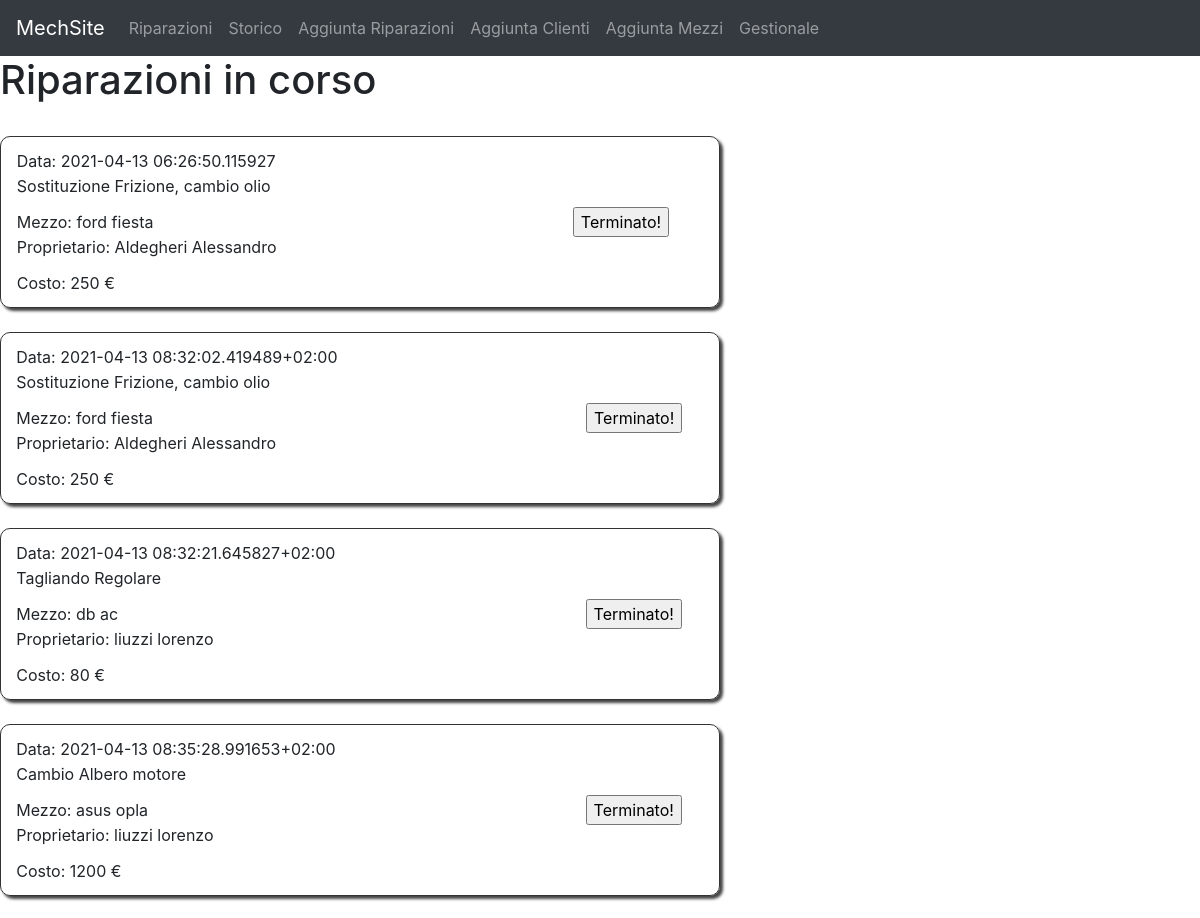
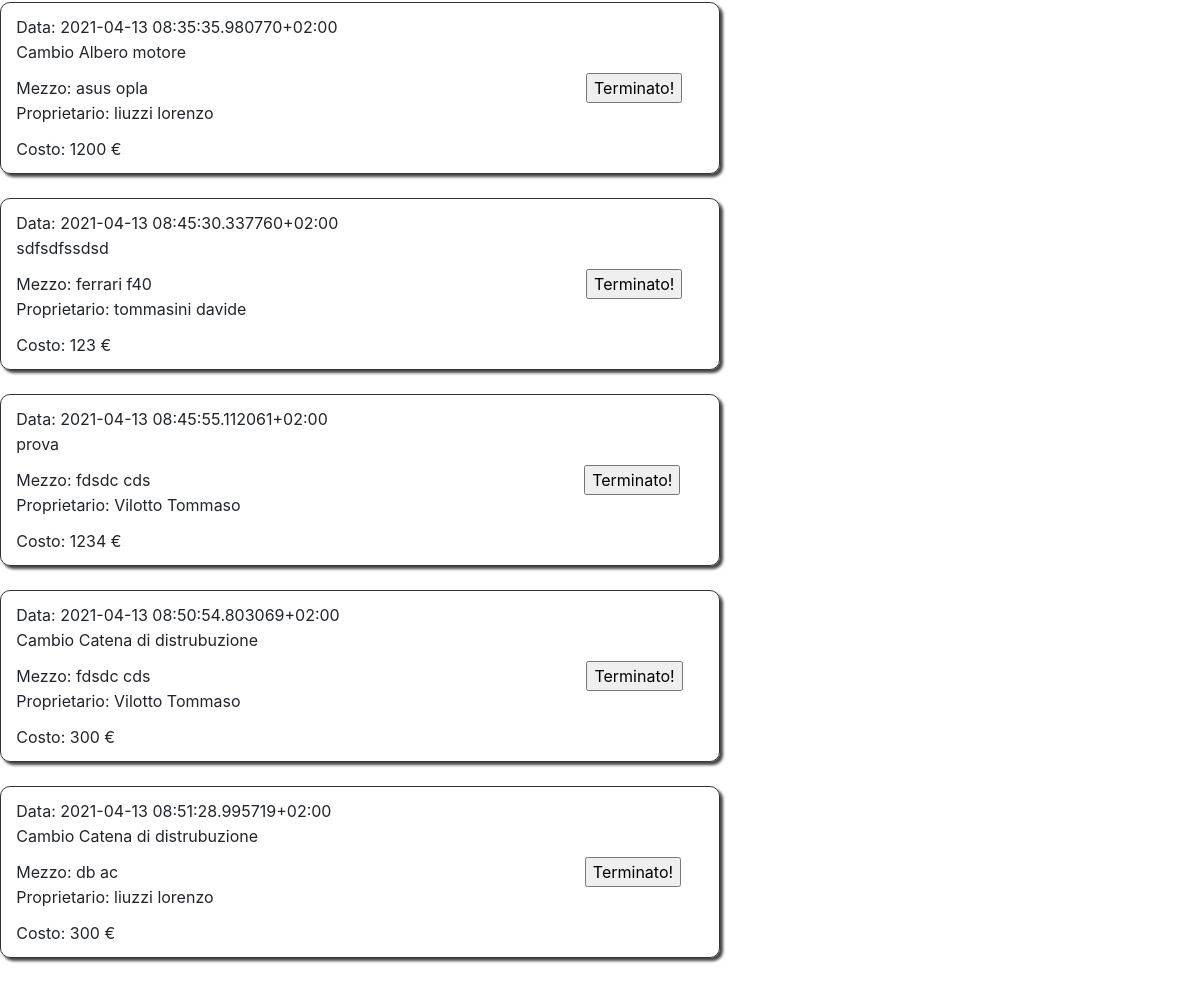
Page /riparazioni (signed in) on the earlier database version (2 pictures, top to bottom).
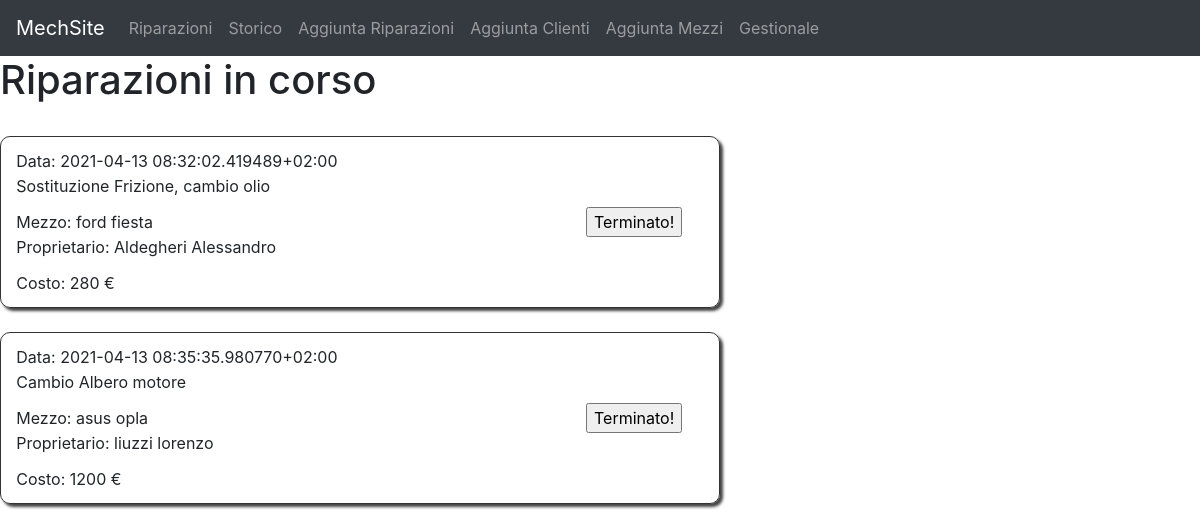
Same page on the later database version.
### __init__.py (models this page shows, shortened)
class Riparazioni(db.Model):
    _id = db.Column("id", db.Integer, primary_key=True)
    stato = db.Column("stato", db.Boolean, default=False)
    inizio = db.Column("inizio", db.String(30))
    fine = db.Column("fine", db.String(30))
    prezzo = db.Column("prezzo", db.String(10))
    descrizione = db.Column("descrizione", db.String(50))
    targamezzo = db.Column("targamezzo", db.String(20), db.ForeignKey('mezzi.targa'), nullable=False)

class Mezzi(db.Model):
    targa = db.Column("targa", db.String(10), primary_key=True)
    marca = db.Column("marca", db.String(30))
    modello = db.Column("modello", db.String(30))
    cilindrata = db.Column("cilindrata", db.String(10))
    potenza = db.Column("potenza", db.String(10))
    cfcliente = db.Column("cfcliente", db.String(20), db.ForeignKey('clienti.cf'), nullable=False)
    riparazione = db.relationship("Riparazioni", backref="mezzi", lazy=True)

class Clienti(db.Model):
    cf = db.Column("cf", db.String(16), primary_key=True)
    nome = db.Column("nome", db.String(30))
    cognome = db.Column("cognome", db.String(30))
    ntelefono = db.Column("ntelefono", db.String(10))
    email = db.Column("email", db.String(100))
    password = db.Column("password", db.String(20))
    mecchina = db.relationship("Mezzi", backref="clienti", lazy=True)

### __init__.py (the view)
@app.route("/riparazioni", methods=["GET", "POST"])
def riparazioni():
    if "pass" in session:
        tz = pytz.timezone("Europe/Rome")
        riparazioniincorso = Clienti.query.join(Mezzi, Clienti.cf==Mezzi.cfcliente).join(Riparazioni, Mezzi.targa==Riparazioni.targamezzo).add_columns(Riparazioni.inizio, Riparazioni.descrizione, Riparazioni.prezzo, Riparazioni._id, Mezzi.marca, Mezzi.modello, Clienti.nome, Clienti.cognome).filter_by(fine="in corso...").all()
        if request.method == "POST":
            ids = Riparazioni.query.filter_by(fine="in corso...").all()
            for i in ids:
                if str(i._id) in request.form:
                    riparazione = Riparazioni.query.filter_by(_id=i._id).first()
                    ricevente = Clienti.query.join(Mezzi, Clienti.cf==Mezzi.cfcliente).join(Riparazioni, Mezzi.targa==Riparazioni.targamezzo).add_columns( Riparazioni._id, Mezzi.marca, Mezzi.modello, Clienti.email, Clienti.nome, Clienti.cognome, Riparazioni.prezzo).filter_by(_id=i._id).first()
                    riparazione.stato=True
                    riparazione.fine=datetime.now(tz)
                    db.session.commit()
                    break
            riparazioniincorso = Clienti.query.join(Mezzi, Clienti.cf==Mezzi.cfcliente).join(Riparazioni, Mezzi.targa==Riparazioni.targamezzo).add_columns(Riparazioni.inizio, Riparazioni.descrizione, Riparazioni.prezzo, Riparazioni._id, Mezzi.marca, Mezzi.modello, Clienti.nome, Clienti.cognome).filter_by(fine="in corso...").all()
            return render_template("riparazioni.html", listariparazioniincorso=riparazioniincorso)
        else:
            return render_template("riparazioni.html", listariparazioniincorso=riparazioniincorso)
    else:
        return redirect(url_for("home"))

### templates/riparazioni.html (shortened to what this page needs)
{% extends "template.html" %}
{% block pagecontent %}
<h1>Riparazioni in corso</h1>
<br>
{% for item in listariparazioniincorso%}
<div class="shadowbox">
    <table class="tab">
            <td>
                    <td>
                        <div class="int">
                            <p>Data: {{item.inizio}}</p>
                            <p>{{item.descrizione}}</p>
                        </div>
                        <div class="int">
                            <p>Mezzo: {{item.marca}} {{item.modello}}</p>
                            <p>Proprietario: {{item.cognome}} {{item.nome}}</p>
                        </div>
                        <div class="int">
                            <p>Costo: {{item.prezzo}} €</p>
                        </div>
            </td>
            <td>
              <form action="" method="post">
                <input type="submit" name={{item._id}} value="Terminato!">
              </form>
            </td>
    </table>
</div>
<br>
{%endfor%}
{%endblock %}

### templates/template.html (shortened to what this page needs)
<!DOCTYPE html>
<html lang="it" dir="ltr">
  <head>
    <link rel="stylesheet" href="https://stackpath.bootstrapcdn.com/bootstrap/4.3.1/css/bootstrap.min.css">
    <link rel="stylesheet" href="{{ url_for('static', filename='style.css')}}"
    <meta charset="utf-8">
  </head>
  <body>
      <nav class="navbar navbar-expand-lg navbar-dark bg-dark">
      <a class="navbar-brand" href="/riparazioni">MechSite</a>
      <div class="collapse navbar-collapse" id="navbarNav">
        <ul class="navbar-nav">
          <li class="nav-item">
            <a class="nav-link" href="/riparazioni">Riparazioni</a>
          </li>
          <li class="nav-item">
            <a class="nav-link" href="/storico">Storico</a>
          </li>
        <li class="nav-item">
          <a class="nav-link" href="/aggiuntariparazioni">Aggiunta Riparazioni</a>
        </li>
        <li class="nav-item">
          <a class="nav-link" href="/aggiuntaclienti">Aggiunta Clienti</a>
        </li>
        <li class="nav-item">
          <a class="nav-link" href="/aggiuntamezzi">Aggiunta Mezzi</a>
        </li>
        <li class="nav-item">
          <a class="nav-link" href="/gestionale">Gestionale</a>
        </li>
      </ul>
    </div>
  </nav>
    {% block pagecontent %}{% endblock %}
</body>
</html>

### static/style.css (style rules this page uses)
body { background-color: white; }
.shadowbox p { margin: 1px; }
.shadowbox { width: 60%; text-align: left; border: 1px solid #333; box-shadow: 3px 3px 3px #444; padding: 5px 5px; border-radius: 10px; }
.int { width: 100%; text-align: left; padding: 5px 5px; }
.tab { text-align: center; width: 100%; }

Differences in the rows shown:
removed Riparazioni: inizio "2021-04-13 06:26:50.115927", descrizione "Sostituzione Frizione, cambio olio", marca "ford", modello "fiesta", cognome "Aldegheri", nome "Alessandro", prezzo "250"
no longer on this page (row unchanged): Riparazioni: inizio "2021-04-13 08:32:21.645827+02:00", descrizione "Tagliando Regolare", marca "db", modello "ac", cognome "liuzzi", nome "lorenzo", prezzo "80"
removed Riparazioni: inizio "2021-04-13 08:35:28.991653+02:00", descrizione "Cambio Albero motore", marca "asus", modello "opla", cognome "liuzzi", nome "lorenzo", prezzo "1200"
removed Riparazioni: inizio "2021-04-13 08:45:30.337760+02:00", descrizione "sdfsdfssdsd", marca "ferrari", modello "f40", cognome "tommasini", nome "davide", prezzo "123"
removed Riparazioni: inizio "2021-04-13 08:45:55.112061+02:00", descrizione "prova", marca "fdsdc", modello "cds", cognome "Vilotto", nome "Tommaso", prezzo "1234"
removed Riparazioni: inizio "2021-04-13 08:50:54.803069+02:00", descrizione "Cambio Catena di distrubuzione", marca "fdsdc", modello "cds", cognome "Vilotto", nome "Tommaso", prezzo "300"
no longer on this page (row unchanged): Riparazioni: inizio "2021-04-13 08:51:28.995719+02:00", descrizione "Cambio Catena di distrubuzione", marca "db", modello "ac", cognome "liuzzi", nome "lorenzo", prezzo "300"
changed Riparazioni "Sostituzione Frizione, cambio olio": prezzo "250" → "280"
